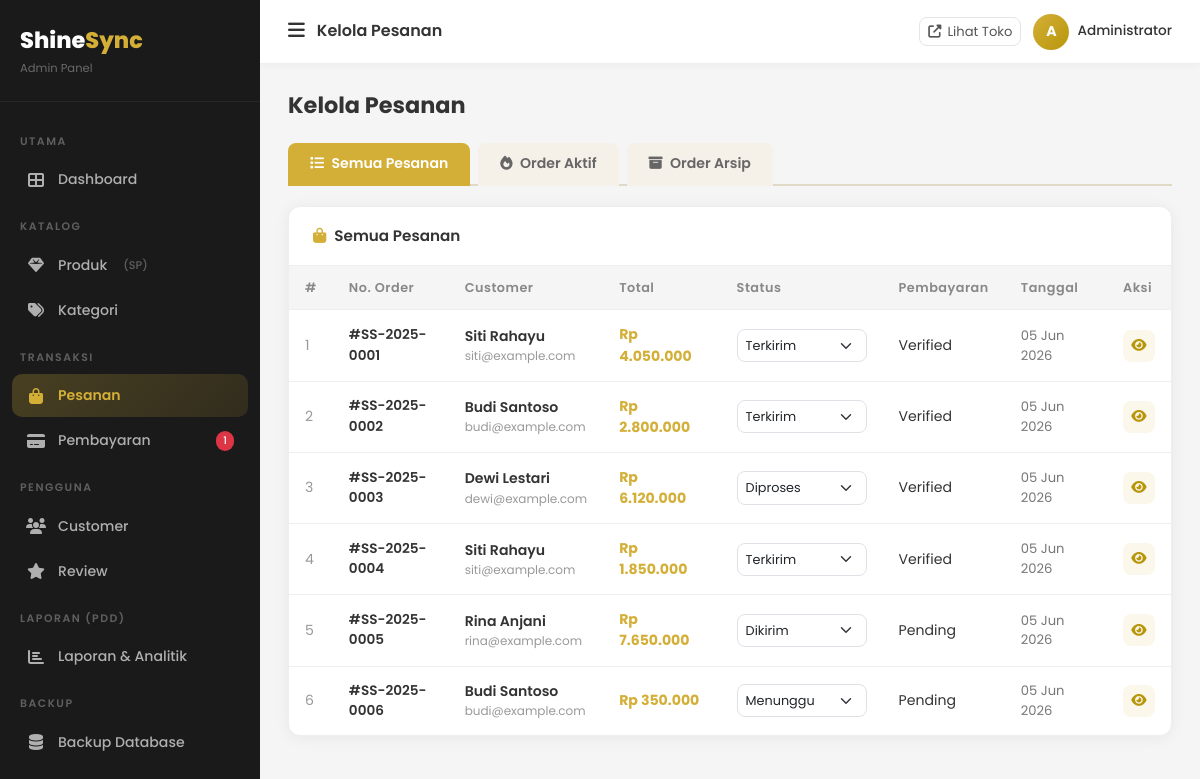
The app's page /admin/orders (signed in), older data.
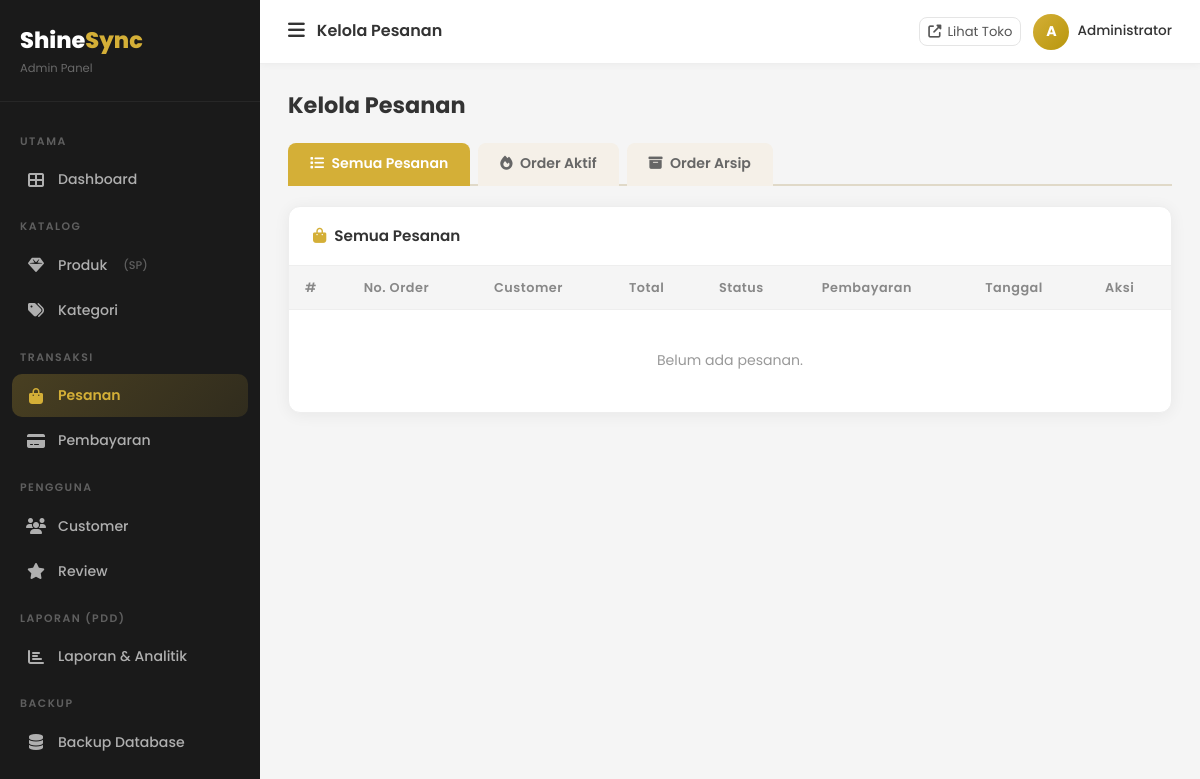
The same page, newer data.
### tables this page shows
CREATE TABLE `orders` (
  `id` int UNSIGNED NOT NULL,
  `user_id` int UNSIGNED NOT NULL,
  `order_number` varchar(50) NOT NULL,
  `total_amount` decimal(15,2) NOT NULL DEFAULT '0.00',
  `discount` decimal(15,2) DEFAULT '0.00',
  `grand_total` decimal(15,2) NOT NULL DEFAULT '0.00',
  `loyalty_points` int DEFAULT '0',
  `shipping_name` varchar(100) DEFAULT NULL,
  `shipping_phone` varchar(20) DEFAULT NULL,
  `shipping_address` text,
  `notes` text,
  `status` enum('pending','confirmed','processing','shipped','delivered','cancelled') DEFAULT 'pending',
  `created_at` timestamp NULL DEFAULT CURRENT_TIMESTAMP,
  `updated_at` timestamp NULL DEFAULT CURRENT_TIMESTAMP ON UPDATE CURRENT_TIMESTAMP
);

CREATE TABLE `users` (
  `id` int UNSIGNED NOT NULL,
  `name` varchar(100) NOT NULL,
  `email` varchar(150) NOT NULL,
  `password` varchar(255) NOT NULL,
  `phone` varchar(20) DEFAULT NULL,
  `address` text,
  `avatar` varchar(255) DEFAULT 'default.png',
  `role` enum('admin','customer') NOT NULL DEFAULT 'customer',
  `is_active` tinyint(1) NOT NULL DEFAULT '1',
  `created_at` timestamp NULL DEFAULT CURRENT_TIMESTAMP,
  `updated_at` timestamp NULL DEFAULT CURRENT_TIMESTAMP ON UPDATE CURRENT_TIMESTAMP
);

### app/core/Controller.php (called while the page is built, shortened)
<?php
class Controller
{
    protected function view(string $viewPath, array $data = []): void
    {
        extract($data);
        $file = __DIR__ . '/../views/' . $viewPath . '.php';
        require $file;
    }
}

### app/controllers/OrderController.php (called while the page is built, shortened)
<?php
class OrderController extends Controller
{
    private Order $orderModel;
    public function __construct()
    {
        $this->orderModel = new Order();
    }
    public function adminIndex(): void
    {
        $orders    = $this->orderModel->getAll();
        $pageTitle = 'Kelola Pesanan';
        $this->view('admin/orders/index', compact('orders', 'pageTitle'));
    }
}

### app/core/Database.php (called while the page is built, shortened)
<?php
class Database
{
    private static ?Database $instance = null;
    private mysqli $conn;
    private function __construct()
    {
        $this->conn = new mysqli(DB_HOST, DB_USER, DB_PASS, DB_NAME, DB_PORT);
        $this->conn->set_charset(DB_CHARSET);
    }
    public static function getInstance(): Database
    {
        if (self::$instance === null) {
            self::$instance = new self();
        }
        return self::$instance;
    }
    public function query(string $sql, array $params = []): array
    {
        if (empty($params)) {
            $result = $this->conn->query($sql);
            return $result->fetch_all(MYSQLI_ASSOC) ?: [];
        }
        $stmt = $this->prepare($sql, $params);
        $stmt->execute();
        $result = $stmt->get_result();
        return $result ? $result->fetch_all(MYSQLI_ASSOC) : [];
    }
    public function queryOne(string $sql, array $params = []): ?array
    {
        $rows = $this->query($sql, $params);
        return $rows[0] ?? null;
    }
}

### app/core/Model.php (called while the page is built, shortened)
<?php
class Model
{
    public function __construct()
    {
        $this->db = Database::getInstance();
    }
}

### app/models/Payment.php (called while the page is built, shortened)
<?php
class Payment extends Model
{
    public function getPendingCount(): int
    {
        $row = $this->db->queryOne(
            "SELECT COUNT(*) AS total FROM payments WHERE status='pending' AND proof_image IS NOT NULL"
        );
        return (int)($row['total'] ?? 0);
    }
}

### app/core/Session.php (called while the page is built, shortened)
<?php
class Session
{
    public static function get(string $key, mixed $default = null): mixed
    {
        return $_SESSION[$key] ?? $default;
    }
}

### app/models/Order.php (called while the page is built, shortened)
<?php
class Order extends Model
{
    public function getAll(): array
    {
        return $this->db->query(
            "SELECT o.*, u.name AS customer_name, u.email,
                    p.status AS payment_status,
                    COUNT(od.id) AS item_count
             FROM orders o
             INNER JOIN users u ON o.user_id = u.id
             LEFT JOIN payments p       ON o.id = p.order_id
             LEFT JOIN order_details od ON o.id = od.order_id
             GROUP BY o.id
             ORDER BY o.created_at DESC"
        );
    }
}

### app/views/admin/orders/index.php (the view, shortened to what this page needs)
<?php
include __DIR__ . '/../../layouts/admin_header.php';
$statusLabels=['pending'=>'Menunggu','confirmed'=>'Dikonfirmasi','processing'=>'Diproses','shipped'=>'Dikirim','delivered'=>'Terkirim','cancelled'=>'Dibatalkan'];
?>
<div class="admin-page-header">
  <h2>Kelola Pesanan</h2>
</div>
<nav class="order-tabs">
  <a href="<?= APP_URL ?>/admin/orders" class="order-tab active"><i class="fas fa-list me-1"></i> Semua Pesanan</a>
  <a href="<?= APP_URL ?>/admin/orders/aktif" class="order-tab"><i class="fas fa-fire me-1"></i> Order Aktif</a>
  <a href="<?= APP_URL ?>/admin/orders/arsip" class="order-tab"><i class="fas fa-archive me-1"></i> Order Arsip</a>
</nav>
<div class="admin-card">
  <div class="card-head"><h5><i class="fas fa-shopping-bag me-2" style="color:#D4AF37;"></i>Semua Pesanan</h5></div>
  <div style="overflow-x:auto;">
    <table class="admin-table">
      <thead><tr><th>#</th><th>No. Order</th><th>Customer</th><th>Total</th><th>Status</th><th>Pembayaran</th><th>Tanggal</th><th>Aksi</th></tr></thead>
      <tbody>
        <?php if(empty($orders)): ?>
        <tr><td colspan="8" style="text-align:center;padding:40px;color:#999;">Belum ada pesanan.</td></tr>
        <?php else: foreach($orders as $i=>$o): ?>
        <tr>
          <td style="color:#999;"><?= $i+1 ?></td>
          <td style="font-weight:600;font-size:.85rem;">#<?= htmlspecialchars($o['order_number']) ?></td>
          <td>
            <div style="font-weight:600;font-size:.88rem;"><?= htmlspecialchars($o['customer_name']) ?></div>
            <div style="font-size:.75rem;color:#999;"><?= htmlspecialchars($o['email']) ?></div>
          </td>
          <td style="font-weight:700;color:#D4AF37;">Rp <?= number_format($o['grand_total'],0,',','.') ?></td>
          <td>
            <select onchange="updateStatus(<?= $o['id'] ?>,this.value)" class="form-select" style="width:130px;font-size:.8rem;border-radius:8px;padding:6px 8px;">
              <?php foreach($statusLabels as $v=>$l): ?>
              <option value="<?= $v ?>" <?= $o['status']===$v?'selected':'' ?>><?= $l ?></option>
              <?php endforeach; ?>
            </select>
          </td>
          <td>
            <?php if($o['payment_status']): ?>
            <span class="status-badge status-<?= $o['payment_status'] ?>"><?= ucfirst($o['payment_status']) ?></span>
            <?php else: ?>
            <span style="color:#999;font-size:.8rem;">-</span>
            <?php endif; ?>
          </td>
          <td style="font-size:.82rem;color:#777;"><?= date('d M Y', strtotime($o['created_at'])) ?></td>
          <td>
            <a href="<?= APP_URL ?>/admin/orders/detail/<?= $o['id'] ?>" class="btn-action btn-view" title="Detail"><i class="fas fa-eye"></i></a>
          </td>
        </tr>
        <?php endforeach; endif; ?>
      </tbody>
    </table>
  </div>
</div>
<?php include __DIR__ . '/../../layouts/admin_footer.php'; ?>

### index.php (shortened to what this page needs)
<?php
require_once ROOT_PATH . '/config/database.php';
require_once ROOT_PATH . '/app/core/Database.php';
require_once ROOT_PATH . '/app/core/Model.php';
require_once ROOT_PATH . '/app/core/Controller.php';
require_once ROOT_PATH . '/app/core/Session.php';
$uri    = trim(parse_url($_SERVER['REQUEST_URI'], PHP_URL_PATH), '/');
$base   = trim(parse_url(APP_URL, PHP_URL_PATH), '/');
$uri    = $base ? preg_replace('#^' . preg_quote($base, '#') . '#', '', $uri) : $uri;
$uri    = trim($uri, '/');
$parts  = explode('/', $uri);
$segment0 = $parts[0] ?? '';
$segment1 = $parts[1] ?? '';
try {
    if ($segment0 === 'auth') {
        $ctrl = new AuthController();
        match ($segment1) {
            'login'    => $ctrl->login(),
            'register' => $ctrl->register(),
            'logout'   => $ctrl->logout(),
            default    => $ctrl->login()
        };
    }
    elseif ($segment0 === 'admin' && $segment1 === 'login') {
        $ctrl = new AuthController();
        $ctrl->adminLogin();
    }
} catch (Throwable $e) {
    if (Session::isAdmin()) {
        echo '<div style="font-family:monospace;padding:20px;background:#1a1a1a;color:#f00">';
        echo '<h3>Error: ' . htmlspecialchars($e->getMessage()) . '</h3>';
        echo '<pre>' . htmlspecialchars($e->getTraceAsString()) . '</pre>';
        echo '</div>';
    } else {
        Session::flash('error', 'Terjadi kesalahan sistem. Silakan coba lagi.');
        header('Location: ' . APP_URL);
        exit;
    }
}

### app/views/layouts/admin_header.php (shortened to what this page needs)
<?php
$currentUri = trim(parse_url($_SERVER['REQUEST_URI'], PHP_URL_PATH), '/');
$baseUri = trim(parse_url(APP_URL, PHP_URL_PATH), '/');
$currentUri = $baseUri ? ltrim(substr($currentUri, strlen($baseUri)), '/') : $currentUri;
$parts = explode('/', $currentUri);
$segment1 = $parts[1] ?? '';
function adminNavActive(string $segment, string $current): string {
    return str_starts_with($current, $segment) ? 'active' : '';
}
?>
<!DOCTYPE html>
<html lang="id">
<head>
  <link rel="stylesheet" href="https://cdn.jsdelivr.net/npm/bootstrap@5.3.2/dist/css/bootstrap.min.css">
  <link rel="stylesheet" href="https://cdnjs.cloudflare.com/ajax/libs/font-awesome/6.5.0/css/all.min.css">
  <link rel="stylesheet" href="<?= APP_URL ?>/public/css/admin.css">
</head>
<body>
<aside class="admin-sidebar" id="admin-sidebar">
  <div class="sidebar-logo">
    <div class="brand">Shine<span>Sync</span></div>
    <small>Admin Panel</small>
  </div>
  <nav class="sidebar-menu">
    <div class="sidebar-label">Utama</div>
    <a href="<?= APP_URL ?>/admin/dashboard" class="sidebar-link <?= adminNavActive('dashboard', $segment1) ?>">
      <i class="fas fa-th-large"></i> Dashboard
    </a>
    <div class="sidebar-label">Katalog</div>
    <a href="<?= APP_URL ?>/admin/products" class="sidebar-link <?= adminNavActive('products', $segment1) ?>">
      <i class="fas fa-gem"></i> Produk <span style="font-size:.7rem;color:rgba(255,255,255,.3);margin-left:4px;">(SP)</span>
    </a>
    <a href="<?= APP_URL ?>/admin/categories" class="sidebar-link <?= adminNavActive('categories', $segment1) ?>">
      <i class="fas fa-tags"></i> Kategori
    </a>
    <div class="sidebar-label">Transaksi</div>
    <a href="<?= APP_URL ?>/admin/orders" class="sidebar-link <?= adminNavActive('orders', $segment1) ?>">
      <i class="fas fa-shopping-bag"></i> Pesanan
    </a>
    <a href="<?= APP_URL ?>/admin/payments" class="sidebar-link <?= adminNavActive('payments', $segment1) ?>">
      <i class="fas fa-credit-card"></i> Pembayaran
      <?php
      $pendingCount = (new Payment())->getPendingCount();
      if ($pendingCount > 0): ?>
      <span class="badge-pill"><?= $pendingCount ?></span>
      <?php endif; ?>
    </a>
    <div class="sidebar-label">Pengguna</div>
    <a href="<?= APP_URL ?>/admin/customers" class="sidebar-link <?= adminNavActive('customers', $segment1) ?>">
      <i class="fas fa-users"></i> Customer
    </a>
    <a href="<?= APP_URL ?>/admin/reviews" class="sidebar-link <?= adminNavActive('reviews', $segment1) ?>">
      <i class="fas fa-star"></i> Review
    </a>
    <div class="sidebar-label">Laporan (PDD)</div>
    <a href="<?= APP_URL ?>/admin/reports" class="sidebar-link <?= adminNavActive('reports', $segment1) ?>">
      <i class="fas fa-chart-bar"></i> Laporan &amp; Analitik
    </a>
    <div class="sidebar-label">Backup</div>
    <a href="<?= APP_URL ?>/admin/backup-list"
      class="sidebar-link <?= adminNavActive('backup-list', $segment1) ?>">
      <i class="fas fa-database"></i> Backup Database
    </a>
  </nav>
</aside>
<div class="admin-main">
  <header class="admin-topbar">
    <div class="d-flex align-items-center gap-12">
      <button id="sidebar-toggle" class="btn" style="background:none;border:none;font-size:1.2rem;color:#333;padding:0;margin-right:12px;">
        <i class="fas fa-bars"></i>
      </button>
      <span class="topbar-title"><?= htmlspecialchars($pageTitle ?? 'Dashboard') ?></span>
    </div>
    <div class="topbar-actions">
      <a href="<?= APP_URL ?>" target="_blank" class="btn btn-sm" style="border:1.5px solid #E5E5E5;border-radius:8px;font-size:.82rem;color:#555;gap:6px;display:flex;align-items:center;">
        <i class="fas fa-external-link-alt"></i> Lihat Toko
      </a>
      <div class="d-flex align-items-center gap-2">
        <div style="width:36px;height:36px;border-radius:50%;background:linear-gradient(135deg,#D4AF37,#B8960C);display:flex;align-items:center;justify-content:center;color:#fff;font-weight:700;font-size:.88rem;">
          <?= strtoupper(substr(Session::get('user_name','A'),0,1)) ?>
        </div>
        <span class="topbar-user d-none d-md-block"><?= htmlspecialchars(Session::get('user_name')) ?></span>
      </div>
    </div>
  </header>
  <div class="admin-content">

### app/views/layouts/admin_footer.php (shortened to what this page needs)
  </div>
</div>
</body>
</html>

Row changes from the older to the newer data that the page shows:
removed orders: order_number "SS-2025-0001", user.name "Siti Rahayu", user.email "siti@example.com", grand_total "4.050.000", status+id "Terkirim", payment_status "Verified", created_at "05 Jun 2026"
removed orders: order_number "SS-2025-0002", user.name "Budi Santoso", user.email "budi@example.com", grand_total "2.800.000", status+id "Terkirim", payment_status "Verified", created_at "05 Jun 2026"
removed orders: order_number "SS-2025-0003", user.name "Dewi Lestari", user.email "dewi@example.com", grand_total "6.120.000", status+id "Diproses", payment_status "Verified", created_at "05 Jun 2026"
removed orders: order_number "SS-2025-0004", user.name "Siti Rahayu", user.email "siti@example.com", grand_total "1.850.000", status+id "Terkirim", payment_status "Verified", created_at "05 Jun 2026"
removed orders: order_number "SS-2025-0005", user.name "Rina Anjani", user.email "rina@example.com", grand_total "7.650.000", status+id "Dikirim", payment_status "Pending", created_at "05 Jun 2026"
removed orders: order_number "SS-2025-0006", user.name "Budi Santoso", user.email "budi@example.com", grand_total "350.000", status+id "Menunggu", payment_status "Pending", created_at "05 Jun 2026"
Text that changed along with them:
$pendingCount: "1" → (not shown)
text now shown: "Belum ada pesanan."
